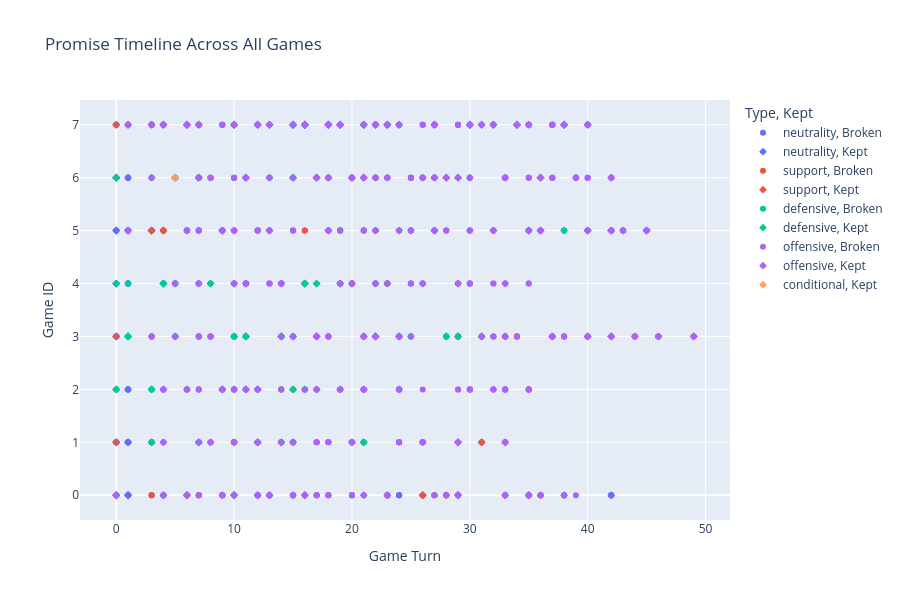
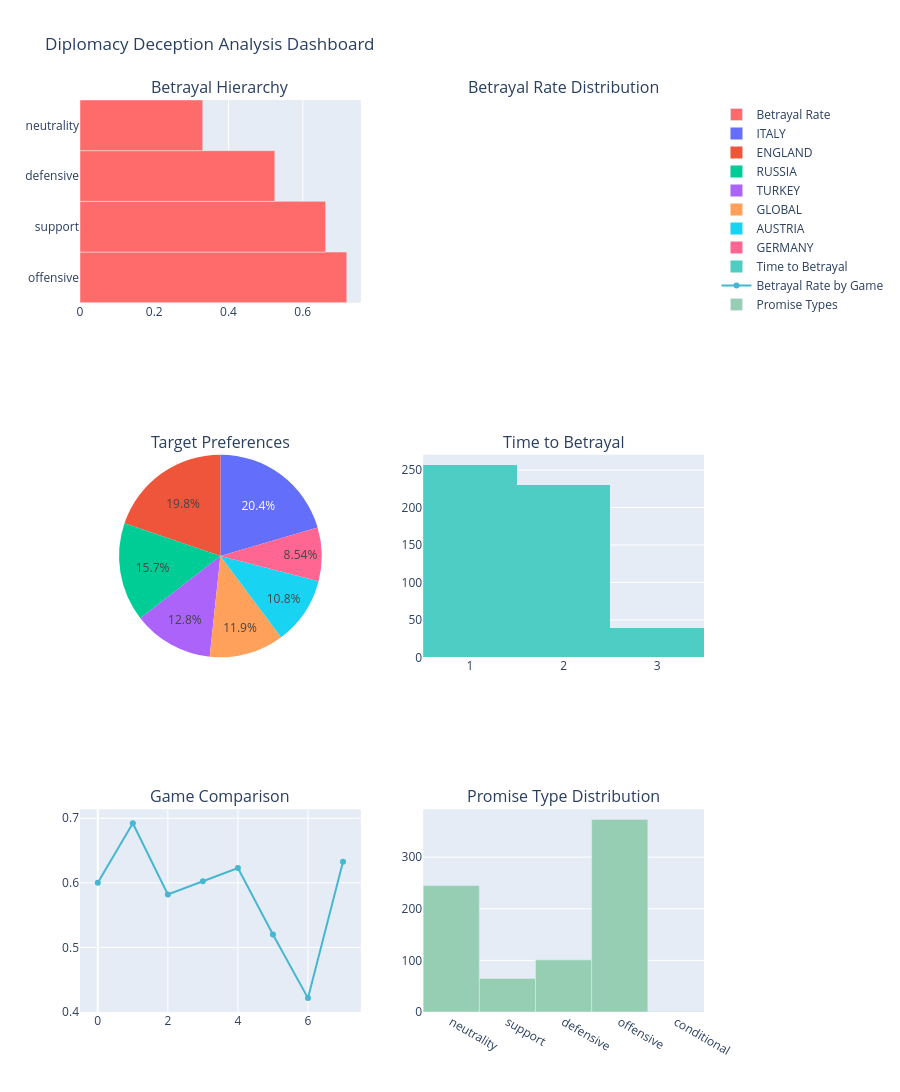

The notebook cell these images were saved under, in order:
### Code cell
visualize_deception_analysis(results)

### Figure 1 — Plotly figure (JSON) as saved in the notebook; plotly's stock layout.template omitted (floating-point values rounded to 4 significant figures; data arrays with more than 128 entries replaced by an {"elided": "..."} marker saying what was removed)
{"data": [{"customdata": {"elided": "102x2 mixed values"}, "hovertemplate": "Type=neutrality<br>Kept=Broken<br>Game Turn=%{x}<br>Game ID=%{y}<br>Target=%{customdata[0]}<br>Time_to_Betrayal=%{customdata[1]}<extra></extra>", "legendgroup": "neutrality, Broken", "marker": {"color": "#636efa", "symbol": "circle"}, "mode": "markers", "name": "neutrality, Broken", "orientation": "v", "showlegend": true, "type": "scatter", "x": [0, 0, 0, 1, 1, 1, 3, 3, 3, 10, 10, 17, 18, 20, 1, 1, 1, 4, 11, 12, 16, 17, 19, 24, 24, 24, 0, 0, 3, 7, 7, 8, 10, 10, 11, 15, 18, 25, 29, 31, 33, 46, 1, 1, 5, 5, 8, 20, 0, 1, 4, 4, 6, 6, 7, 7, 7, 12, 12, 13, 15, 16, 18, 19, 19, 30, 35, 36, 1, 1, 1, 3, 10, 0, 0, 1, 3, 7, 15, 37, 37, 1, 4, 7, 21, 24, 24, 24, 27, 27, 3, 3, 17, 23, 23, 26, 28, 28, 38, 42, 42, 42], "xaxis": "x", "y": [1, 1, 1, 1, 1, 1, 1, 1, 1, 1, 1, 1, 1, 1, 2, 2, 2, 2, 2, 2, 2, 2, 2, 2, 2, 2, 3, 3, 3, 3, 3, 3, 3, 3, 3, 3, 3, 3, 3, 3, 3, 3, 4, 4, 4, 4, 4, 4, 5, 5, 5, 5, 5, 5, 5, 5, 5, 5, 5, 5, 5, 5, 5, 5, 5, 5, 5, 5, 6, 6, 6, 6, 6, 7, 7, 7, 7, 7, 7, 7, 7, 0, 0, 0, 0, 0, 0, 0, 0, 0, 0, 0, 0, 0, 0, 0, 0, 0, 0, 0, 0, 0], "yaxis": "y"}, {"customdata": {"elided": "181x2 mixed values"}, "hovertemplate": "Type=neutrality<br>Kept=Kept<br>Game Turn=%{x}<br>Game ID=%{y}<br>Target=%{customdata[0]}<br>Time_to_Betrayal=%{customdata[1]}<extra></extra>", "legendgroup": "neutrality, Kept", "marker": {"color": "#636efa", "symbol": "diamond"}, "mode": "markers", "name": "neutrality, Kept", "orientation": "v", "showlegend": true, "type": "scatter", "x": {"elided": "181 int values"}, "xaxis": "x", "y": {"elided": "181 int values"}, "yaxis": "y"}, {"customdata": [["AUSTRIA", 1], ["TURKEY", 2], ["TURKEY", 3], ["TURKEY", 2], ["RUSSIA", 1], ["AUSTRIA", 1], ["AUSTRIA", 1], ["RUSSIA", 2], ["AUSTRIA", 1], ["AUSTRIA", 2], ["TURKEY", 1], ["RUSSIA", 3], ["AUSTRIA", 3], ["GLOBAL", 3], ["ITALY", 1], ["TURKEY", 2], ["ITALY", 2], ["ITALY", 3], ["ITALY", 1], ["ENGLAND", 2], ["ITALY", 2], ["RUSSIA", 2], ["RUSSIA", 1], ["ENGLAND", 1], ["RUSSIA", 1], ["ENGLAND", 2], ["RUSSIA", 2], ["RUSSIA", 1], ["RUSSIA", 3], ["AUSTRIA", 1], ["ENGLAND", 2], ["AUSTRIA", 2], ["AUSTRIA", 1], ["GERMANY", 1], ["RUSSIA", 1], ["RUSSIA", 1], ["ITALY", 1], ["RUSSIA", 1], ["AUSTRIA", 2], ["ITALY", 1], ["TURKEY", 1], ["GLOBAL", 2], ["TURKEY", 1], ["ENGLAND", 2], ["GERMANY", 2], ["RUSSIA", 2], ["TURKEY", 1], ["TURKEY", 3], ["ENGLAND", 1], ["GERMANY", 1], ["GERMANY", 1], ["GLOBAL", 1], ["RUSSIA", 1]], "hovertemplate": "Type=support<br>Kept=Broken<br>Game Turn=%{x}<br>Game ID=%{y}<br>Target=%{customdata[0]}<br>Time_to_Betrayal=%{customdata[1]}<extra></extra>", "legendgroup": "support, Broken", "marker": {"color": "#EF553B", "symbol": "circle"}, "mode": "markers", "name": "support, Broken", "orientation": "v", "showlegend": true, "type": "scatter", "x": [14, 18, 26, 31, 14, 14, 15, 3, 24, 29, 33, 34, 34, 34, 37, 38, 44, 46, 7, 11, 20, 23, 29, 3, 9, 10, 16, 21, 32, 7, 8, 18, 22, 25, 25, 26, 3, 3, 7, 9, 29, 35, 37, 7, 7, 18, 27, 29, 3, 3, 15, 17, 23], "xaxis": "x", "y": [1, 1, 1, 1, 2, 2, 2, 3, 3, 3, 3, 3, 3, 3, 3, 3, 3, 3, 4, 4, 4, 4, 4, 5, 5, 5, 5, 5, 5, 6, 6, 6, 6, 6, 6, 6, 7, 7, 7, 7, 7, 7, 7, 0, 0, 0, 0, 0, 0, 0, 0, 0, 0], "yaxis": "y"}, {"customdata": [["TURKEY", 0], ["TURKEY", 0], ["TURKEY", 0], ["GLOBAL", 0], ["RUSSIA", 0], ["ITALY", 0], ["RUSSIA", 0], ["GLOBAL", 0], ["GERMANY", 0], ["TURKEY", 0], ["GERMANY", 0], ["AUSTRIA", 0], ["GERMANY", 0], ["AUSTRIA", 0], ["RUSSIA", 0], ["ITALY", 0], ["ITALY", 0], ["RUSSIA", 0], ["ITALY", 0], ["GLOBAL", 0], ["GLOBAL", 0], ["AUSTRIA", 0], ["TURKEY", 0], ["GLOBAL", 0], ["GERMANY", 0], ["TURKEY", 0], ["TURKEY", 0]], "hovertemplate": "Type=support<br>Kept=Kept<br>Game Turn=%{x}<br>Game ID=%{y}<br>Target=%{customdata[0]}<br>Time_to_Betrayal=%{customdata[1]}<extra></extra>", "legendgroup": "support, Kept", "marker": {"color": "#EF553B", "symbol": "diamond"}, "mode": "markers", "name": "support, Kept", "orientation": "v", "showlegend": true, "type": "scatter", "x": [0, 3, 10, 6, 0, 16, 19, 23, 4, 13, 0, 5, 20, 21, 0, 1, 6, 6, 7, 10, 24, 38, 10, 16, 6, 26, 28], "xaxis": "x", "y": [1, 1, 1, 2, 3, 4, 4, 4, 5, 5, 6, 6, 6, 6, 7, 7, 7, 7, 7, 7, 7, 7, 0, 0, 0, 0, 0], "yaxis": "y"}, {"customdata": [["ITALY", 1], ["ITALY", 1], ["ITALY", 2], ["ITALY", 3], ["GLOBAL", 3], ["GERMANY", 1], ["ITALY", 1], ["GERMANY", 1], ["ITALY", 1], ["GERMANY", 1], ["ITALY", 1], ["ITALY", 1], ["ITALY", 2], ["GERMANY", 2], ["ITALY", 2], ["ITALY", 1], ["ENGLAND", 1], ["ENGLAND", 3], ["AUSTRIA", 3], ["AUSTRIA", 1], ["RUSSIA", 1], ["ENGLAND", 1], ["TURKEY", 2], ["AUSTRIA", 1], ["TURKEY", 3], ["ITALY", 3], ["ENGLAND", 1], ["GERMANY", 1], ["ITALY", 1], ["ITALY", 1], ["ENGLAND", 2], ["ENGLAND", 3], ["GERMANY", 1], ["ITALY", 1], ["ITALY", 1], ["ITALY", 2], ["GLOBAL", 2], ["ITALY", 2], ["ITALY", 2], ["RUSSIA", 1], ["RUSSIA", 2], ["ENGLAND", 2], ["ITALY", 2], ["GERMANY", 2], ["GLOBAL", 1], ["TURKEY", 1], ["TURKEY", 2], ["GERMANY", 2], ["GERMANY", 1], ["ITALY", 1], ["ENGLAND", 1], ["ENGLAND", 1], ["ENGLAND", 2], ["GERMANY", 2], ["ITALY", 2], ["ENGLAND", 1], ["ITALY", 1]], "hovertemplate": "Type=defensive<br>Kept=Broken<br>Game Turn=%{x}<br>Game ID=%{y}<br>Target=%{customdata[0]}<br>Time_to_Betrayal=%{customdata[1]}<extra></extra>", "legendgroup": "defensive, Broken", "marker": {"color": "#00cc96", "symbol": "circle"}, "mode": "markers", "name": "defensive, Broken", "orientation": "v", "showlegend": true, "type": "scatter", "x": [7, 14, 15, 21, 21, 0, 3, 3, 6, 9, 14, 16, 17, 1, 5, 10, 14, 25, 25, 28, 28, 28, 29, 32, 46, 1, 7, 16, 19, 22, 23, 26, 6, 9, 15, 19, 19, 22, 25, 35, 38, 38, 43, 3, 7, 10, 11, 13, 9, 12, 22, 23, 38, 4, 10, 9, 9], "xaxis": "x", "y": [1, 1, 1, 1, 1, 2, 2, 2, 2, 2, 2, 2, 2, 3, 3, 3, 3, 3, 3, 3, 3, 3, 3, 3, 3, 4, 4, 4, 4, 4, 4, 4, 5, 5, 5, 5, 5, 5, 5, 5, 5, 5, 5, 6, 6, 6, 6, 6, 7, 7, 7, 7, 7, 0, 0, 0, 0], "yaxis": "y"}, {"customdata": [["ITALY", 0], ["GLOBAL", 0], ["AUSTRIA", 0], ["AUSTRIA", 0], ["ENGLAND", 0], ["ENGLAND", 0], ["ITALY", 0], ["AUSTRIA", 0], ["ITALY", 0], ["ENGLAND", 0], ["TURKEY", 0], ["ENGLAND", 0], ["ENGLAND", 0], ["ITALY", 0], ["AUSTRIA", 0], ["ENGLAND", 0], ["ENGLAND", 0], ["ENGLAND", 0], ["AUSTRIA", 0], ["GERMANY", 0], ["GERMANY", 0], ["ITALY", 0], ["RUSSIA", 0], ["ENGLAND", 0], ["RUSSIA", 0], ["ENGLAND", 0], ["GLOBAL", 0], ["AUSTRIA", 0], ["AUSTRIA", 0], ["AUSTRIA", 0], ["ITALY", 0], ["AUSTRIA", 0], ["RUSSIA", 0], ["TURKEY", 0], ["GERMANY", 0], ["ENGLAND", 0], ["GLOBAL", 0], ["ENGLAND", 0], ["GERMANY", 0], ["ITALY", 0], ["AUSTRIA", 0], ["GLOBAL", 0], ["AUSTRIA", 0], ["TURKEY", 0], ["AUSTRIA", 0], ["ENGLAND", 0], ["ITALY", 0], ["AUSTRIA", 0], ["ENGLAND", 0], ["AUSTRIA", 0], ["ENGLAND", 0], ["TURKEY", 0]], "hovertemplate": "Type=defensive<br>Kept=Kept<br>Game Turn=%{x}<br>Game ID=%{y}<br>Target=%{customdata[0]}<br>Time_to_Betrayal=%{customdata[1]}<extra></extra>", "legendgroup": "defensive, Kept", "marker": {"color": "#00cc96", "symbol": "diamond"}, "mode": "markers", "name": "defensive, Kept", "orientation": "v", "showlegend": true, "type": "scatter", "x": [3, 7, 15, 21, 0, 3, 15, 16, 1, 1, 1, 10, 11, 11, 14, 15, 21, 22, 31, 0, 4, 4, 4, 8, 8, 16, 16, 17, 19, 9, 24, 45, 0, 5, 15, 15, 26, 7, 10, 15, 15, 21, 21, 21, 23, 24, 32, 34, 10, 10, 16, 38], "xaxis": "x", "y": [1, 1, 1, 1, 2, 2, 2, 2, 3, 3, 3, 3, 3, 3, 3, 3, 3, 3, 3, 4, 4, 4, 4, 4, 4, 4, 4, 4, 4, 5, 5, 5, 6, 6, 6, 6, 6, 7, 7, 7, 7, 7, 7, 7, 7, 7, 7, 7, 0, 0, 0, 0], "yaxis": "y"}, {"customdata": {"elided": "314x2 mixed values"}, "hovertemplate": "Type=offensive<br>Kept=Broken<br>Game Turn=%{x}<br>Game ID=%{y}<br>Target=%{customdata[0]}<br>Time_to_Betrayal=%{customdata[1]}<extra></extra>", "legendgroup": "offensive, Broken", "marker": {"color": "#ab63fa", "symbol": "circle"}, "mode": "markers", "name": "offensive, Broken", "orientation": "v", "showlegend": true, "type": "scatter", "x": {"elided": "314 int values"}, "xaxis": "x", "y": {"elided": "314 int values"}, "yaxis": "y"}, {"customdata": {"elided": "126x2 mixed values"}, "hovertemplate": "Type=offensive<br>Kept=Kept<br>Game Turn=%{x}<br>Game ID=%{y}<br>Target=%{customdata[0]}<br>Time_to_Betrayal=%{customdata[1]}<extra></extra>", "legendgroup": "offensive, Kept", "marker": {"color": "#ab63fa", "symbol": "diamond"}, "mode": "markers", "name": "offensive, Kept", "orientation": "v", "showlegend": true, "type": "scatter", "x": [26, 29, 29, 29, 33, 33, 9, 11, 12, 17, 21, 21, 24, 32, 17, 17, 21, 22, 22, 24, 25, 37, 40, 40, 42, 42, 42, 42, 44, 44, 49, 49, 49, 7, 11, 14, 26, 33, 6, 9, 10, 10, 13, 18, 18, 22, 36, 36, 40, 40, 42, 42, 42, 45, 3, 11, 11, 11, 17, 17, 17, 18, 20, 20, 21, 27, 27, 27, 28, 28, 28, 29, 29, 33, 33, 36, 36, 36, 36, 36, 42, 42, 4, 6, 12, 13, 15, 16, 19, 19, 19, 19, 19, 22, 23, 27, 27, 30, 31, 34, 34, 34, 38, 38, 40, 4, 10, 13, 16, 21, 29, 29, 29, 29, 6, 9, 12, 15, 23, 23, 33, 33, 35, 35, 35, 36], "xaxis": "x", "y": [1, 1, 1, 1, 1, 1, 2, 2, 2, 2, 2, 2, 2, 2, 3, 3, 3, 3, 3, 3, 3, 3, 3, 3, 3, 3, 3, 3, 3, 3, 3, 3, 3, 4, 4, 4, 4, 4, 5, 5, 5, 5, 5, 5, 5, 5, 5, 5, 5, 5, 5, 5, 5, 5, 6, 6, 6, 6, 6, 6, 6, 6, 6, 6, 6, 6, 6, 6, 6, 6, 6, 6, 6, 6, 6, 6, 6, 6, 6, 6, 6, 6, 7, 7, 7, 7, 7, 7, 7, 7, 7, 7, 7, 7, 7, 7, 7, 7, 7, 7, 7, 7, 7, 7, 7, 0, 0, 0, 0, 0, 0, 0, 0, 0, 0, 0, 0, 0, 0, 0, 0, 0, 0, 0, 0, 0], "yaxis": "y"}, {"customdata": [["ITALY", 0]], "hovertemplate": "Type=conditional<br>Kept=Kept<br>Game Turn=%{x}<br>Game ID=%{y}<br>Target=%{customdata[0]}<br>Time_to_Betrayal=%{customdata[1]}<extra></extra>", "legendgroup": "conditional, Kept", "marker": {"color": "#FFA15A", "symbol": "diamond"}, "mode": "markers", "name": "conditional, Kept", "orientation": "v", "showlegend": true, "type": "scatter", "x": [5], "xaxis": "x", "y": [6], "yaxis": "y"}], "layout": {"height": 600, "legend": {"title": {"text": "Type, Kept"}, "tracegroupgap": 0}, "title": {"text": "Promise Timeline Across All Games"}, "xaxis": {"anchor": "y", "domain": [0, 1], "title": {"text": "Game Turn"}}, "yaxis": {"anchor": "x", "domain": [0, 1], "title": {"text": "Game ID"}}}}

### Figure 2 — Plotly figure (JSON) as saved in the notebook; plotly's stock layout.template omitted (floating-point values rounded to 4 significant figures; data arrays with more than 128 entries replaced by an {"elided": "..."} marker saying what was removed)
{"data": [{"marker": {"color": "#FF6B6B"}, "name": "Betrayal Rate", "orientation": "h", "type": "bar", "x": [0.7185, 0.6615, 0.5248, 0.3306], "xaxis": "x", "y": ["offensive", "support", "defensive", "neutrality"], "yaxis": "y"}, {"domain": {"x": [0, 0.45], "y": [0.3889, 0.6111]}, "labels": ["ITALY", "ENGLAND", "RUSSIA", "TURKEY", "GLOBAL", "AUSTRIA", "GERMANY"], "name": "Betrayal Targets", "type": "pie", "values": [91, 88, 70, 57, 53, 48, 38]}, {"marker": {"color": "#4ECDC4"}, "name": "Time to Betrayal", "type": "histogram", "x": {"elided": "526 int values"}, "xaxis": "x3", "yaxis": "y3"}, {"marker": {"color": "#45B7D1"}, "mode": "markers+lines", "name": "Betrayal Rate by Game", "type": "scatter", "x": [0, 1, 2, 3, 4, 5, 6, 7], "xaxis": "x4", "y": [0.6, 0.6923, 0.5821, 0.6023, 0.623, 0.52, 0.4214, 0.6328], "yaxis": "y4"}, {"marker": {"color": "#96CEB4"}, "name": "Promise Types", "type": "bar", "x": ["neutrality", "support", "defensive", "offensive", "conditional"], "xaxis": "x5", "y": [245, 65, 101, 373, 1], "yaxis": "y5"}], "layout": {"annotations": [{"font": {"size": 16}, "showarrow": false, "text": "Betrayal Hierarchy", "x": 0.225, "xanchor": "center", "xref": "paper", "y": 1, "yanchor": "bottom", "yref": "paper"}, {"font": {"size": 16}, "showarrow": false, "text": "Betrayal Rate Distribution", "x": 0.775, "xanchor": "center", "xref": "paper", "y": 1, "yanchor": "bottom", "yref": "paper"}, {"font": {"size": 16}, "showarrow": false, "text": "Target Preferences", "x": 0.225, "xanchor": "center", "xref": "paper", "y": 0.6111, "yanchor": "bottom", "yref": "paper"}, {"font": {"size": 16}, "showarrow": false, "text": "Time to Betrayal", "x": 0.775, "xanchor": "center", "xref": "paper", "y": 0.6111, "yanchor": "bottom", "yref": "paper"}, {"font": {"size": 16}, "showarrow": false, "text": "Game Comparison", "x": 0.225, "xanchor": "center", "xref": "paper", "y": 0.2222, "yanchor": "bottom", "yref": "paper"}, {"font": {"size": 16}, "showarrow": false, "text": "Promise Type Distribution", "x": 0.775, "xanchor": "center", "xref": "paper", "y": 0.2222, "yanchor": "bottom", "yref": "paper"}], "height": 1200, "title": {"text": "Diplomacy Deception Analysis Dashboard"}, "xaxis": {"anchor": "y", "domain": [0, 0.45]}, "xaxis2": {"anchor": "y2", "domain": [0.55, 1]}, "xaxis3": {"anchor": "y3", "domain": [0.55, 1]}, "xaxis4": {"anchor": "y4", "domain": [0, 0.45]}, "xaxis5": {"anchor": "y5", "domain": [0.55, 1]}, "yaxis": {"anchor": "x", "domain": [0.7778, 1]}, "yaxis2": {"anchor": "x2", "domain": [0.7778, 1]}, "yaxis3": {"anchor": "x3", "domain": [0.3889, 0.6111]}, "yaxis4": {"anchor": "x4", "domain": [0, 0.2222]}, "yaxis5": {"anchor": "x5", "domain": [0, 0.2222]}}}
